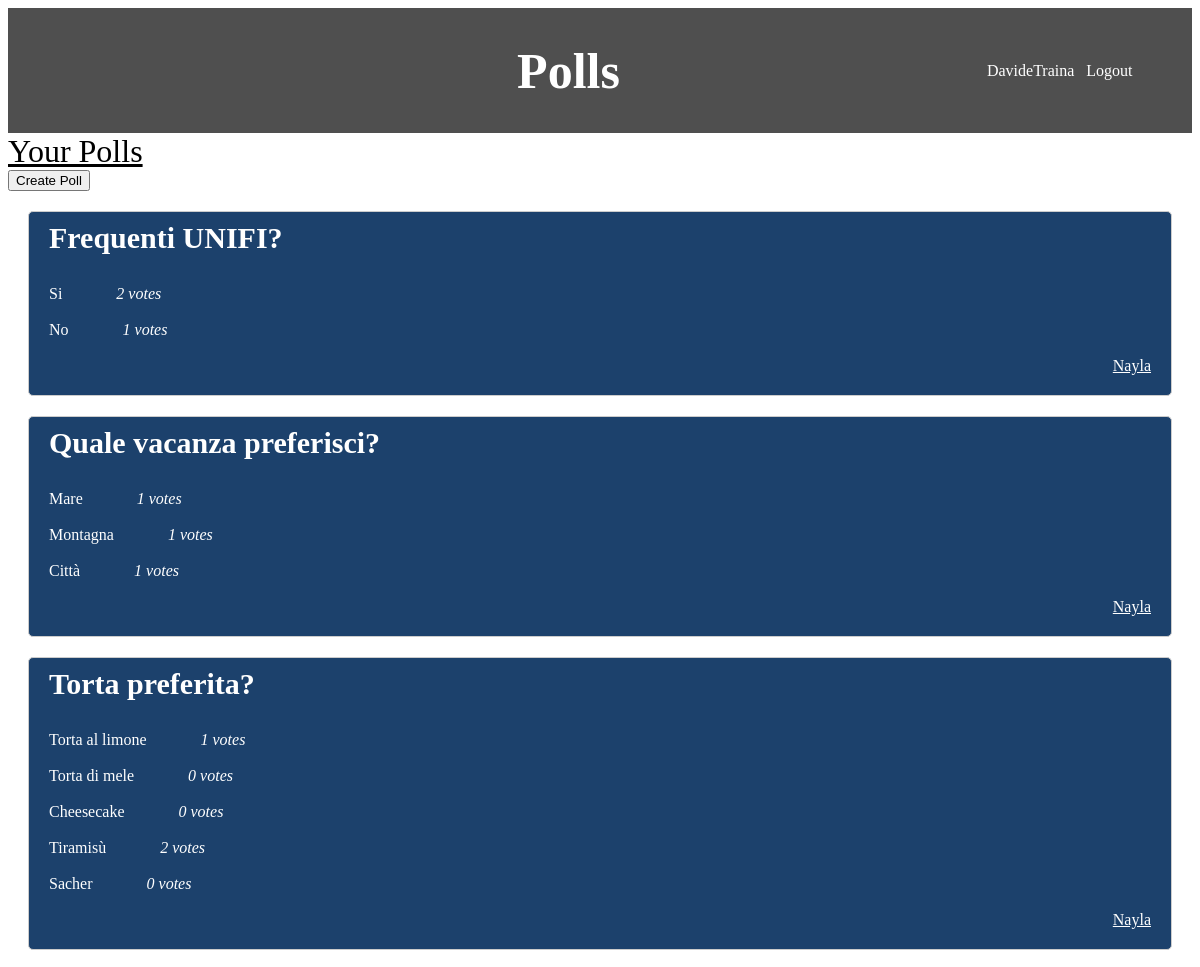
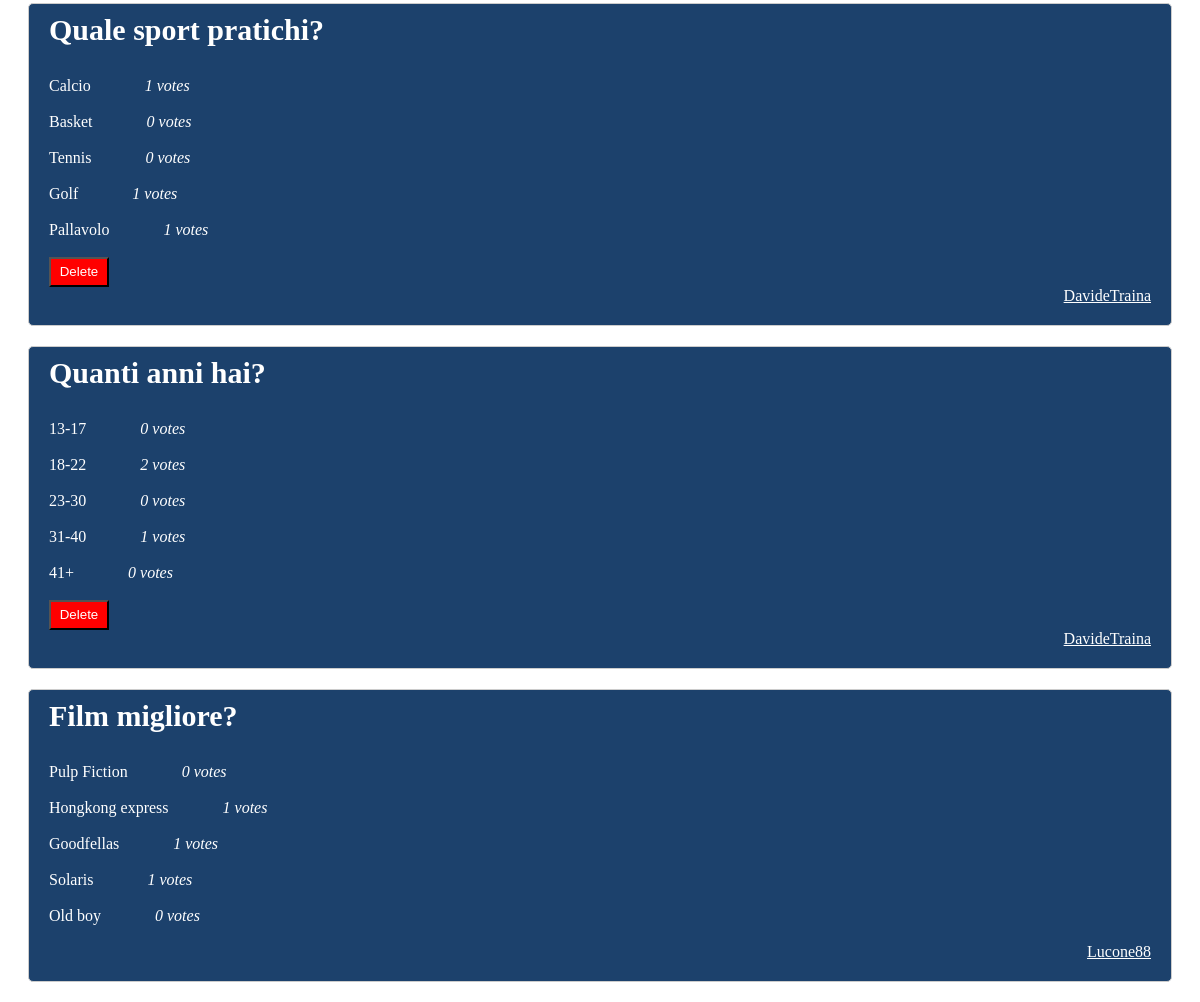
The app's page /dashboard/ (signed in) with its own data (2 pictures, top to bottom).
### polls_app/models.py (models this page shows, shortened)
class Poll(models.Model):
    id = models.AutoField(primary_key=True)
    title = models.CharField(max_length=100)
    user = models.ForeignKey(User, on_delete=models.CASCADE)
    responded_users = models.ManyToManyField(User, related_name='answered_polls', blank=True, default=None)

class Option(models.Model):
    text = models.CharField(max_length=200)
    poll = models.ForeignKey(Poll, related_name='option', on_delete=models.CASCADE)
    votes = models.IntegerField(default=0)

### polls_app/views.py (the view)
# urls.py: path('dashboard/', dashboard, name='Dashboard'),
def dashboard(request):
    polls = Poll.objects.all()
    return render(request, 'Dashboard.html', {'polls': polls})

### polls_app/templates/Dashboard.html (shortened to what this page needs)
<!DOCTYPE html>
<html>
    <head>
        <link rel="stylesheet" href="../static/style.css">
    </head>
    <body>
    <div class="navbar">
        <h1 class="main-title">Polls</h1>
        <p class="nav-item">{{ user.username }}</p>
        <a class="nav-item" href="{% url 'Login' %}">Logout</a>
    </div>
        <a href="{% url 'UserPolls' user.id %}" style="color: black; text-decoration: underline; font-size: xx-large">Your Polls</a>
    <br>
        <button>
            <a class="new-poll" href="{% url 'Poll_Creation' %}">Create Poll</a>
        </button>
        {% for poll in polls %}
            <div class="poll-view" style="background-color: rgb(28,65,108); color: white">
            <h3 class="poll-title">{{ poll.title }}</h3>
                {% for option in poll.option.all %}
                    <form method="POST" action="{% url 'vote' poll.id option.id %}">
                        <div>{{ option.text }}
                            <i class="votes" style="margin-left: 50px">{{ option.votes }} votes</i>
                        </div>
                        <br>
                    </form>
                {% endfor %}
                 {% if user == poll.user %}
                     <form method="POST" action="{% url 'Delete_poll' poll.id %}">
                        <button class="delete" style=" height: 30px; width: 60px; color: white; background-color: red;" type="submit">
                        Delete
                        </button>
                    </form>
                {% endif %}
                <a class="author" style="color: white; text-decoration: underline" href="{% url 'UserPolls' poll.user.id %}">{{ poll.user }}</a>
            </div>
        {% empty %}
            <p>No polls available.</p>
        {% endfor %}
    </body>
</html>

### polls_app/static/style.css (style rules this page uses)
.poll-view { margin: 20px; padding: 20px; border: 1px solid #ccc; border-radius: 5px; background-color: #2e353d }
.main-title { align-self: center; margin-left: 43%; margin-right: 30%; font-size: 50px; font-family:Algerian; }
.navbar { background-color: #4f4f4f; color: white; align-items: center; display: flex; }
.nav-item { margin-left: 1% }
a { color: white; text-decoration: none; }
.new-poll { color: black !important; }
.poll-title { font-size: 30px; margin-top: -1%; font-family: Calibri; }
.author { display: block; text-align: right; }

### records on screen
Poll: title "Frequenti UNIFI?", user "Nayla"
Option: text "Si", votes "2"
Option: text "No", votes "1"
Poll: title "Quale vacanza preferisci?", user "Nayla"
Option: text "Mare", votes "1"
Option: text "Montagna", votes "1"
Option: text "Città", votes "1"
Poll: title "Torta preferita?", user "Nayla"
Option: text "Torta al limone", votes "1"
Option: text "Torta di mele", votes "0"
Option: text "Cheesecake", votes "0"
Option: text "Tiramisù", votes "2"
Option: text "Sacher", votes "0"
Poll: title "Quale sport pratichi?", shows "Delete", user "DavideTraina"
Option: text "Calcio", votes "1"
Option: text "Basket", votes "0"
Option: text "Tennis", votes "0"
Option: text "Golf", votes "1"
Option: text "Pallavolo", votes "1"
Poll: title "Quanti anni hai?", shows "Delete", user "DavideTraina"
Option: text "13-17", votes "0"
Option: text "18-22", votes "2"
Option: text "23-30", votes "0"
Option: text "31-40", votes "1"
Option: text "41+", votes "0"
Poll: title "Film migliore?", user "Lucone88"
Option: text "Pulp Fiction", votes "0"
Option: text "Hongkong express", votes "1"
Option: text "Goodfellas", votes "1"
Option: text "Solaris", votes "1"
Option: text "Old boy", votes "0"

### other values on screen
{{ user.username }} "DavideTraina"
